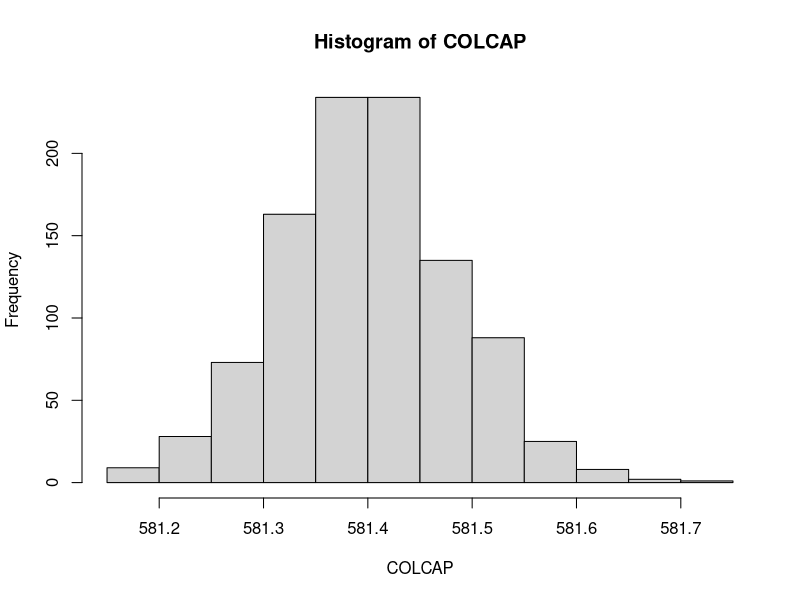

Source code (R):
## ---- chunk 1
h=rep(NA,50)
for(i in 1:50){
  set.seed(i)
  ISA=rnorm(1000, 17.185, 1.846)
  beta1=rnorm(1000,0.032,0.0030)
  beta=runif(1000,580.8,580.9)
 
  COLCAP=beta+beta1*ISA
  
 
  datos=data.frame(COLCAP,ISA)
  head(datos)
  datos1=datos[sample(nrow(datos), 10), ]
  modelo1=lm(datos1$COLCAP~datos1$ISA)
  vec=as.vector(coef(modelo1))
  h[[i]]=vec[2] 
}

mean(h)
desv=sqrt(var(h))

hist(COLCAP)
